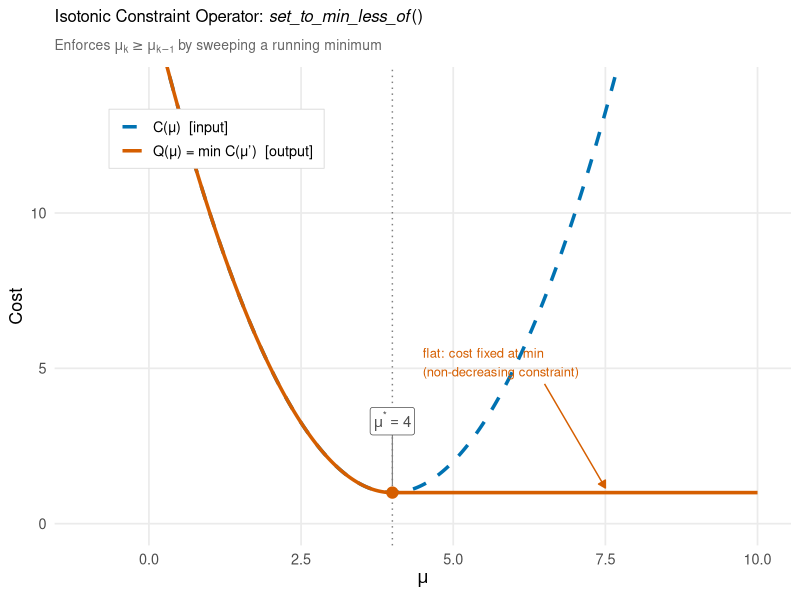

Source code (R):
# figure_set_to_min_less_of.R
# Generates a plot showing the geometric action of set_to_min_less_of:
# the isotonic constraint operator traces the input cost downhill,
# then flatlines at the minimum.

library(ggplot2)

mu <- seq(-1, 10, length.out = 500)

# Input: a simple quadratic cost C(mu) = (mu - 4)^2 + 1
cost_input <- (mu - 4)^2 + 1

# Output: Q(mu) = min_{mu' <= mu} C(mu')
# Follows the parabola down to argmin=4, then flat at cost=1.
cost_output <- ifelse(mu <= 4, cost_input, 1)

df <- data.frame(
  mu   = rep(mu, 2),
  cost = c(cost_input, cost_output),
  curve = rep(c("C(\u03bc)  [input]", "Q(\u03bc) = min C(\u03bc\u2019)  [output]"), each = length(mu))
)
df$curve <- factor(df$curve,
  levels = c("C(\u03bc)  [input]", "Q(\u03bc) = min C(\u03bc\u2019)  [output]"))

p <- ggplot(df, aes(x = mu, y = cost, color = curve, linetype = curve)) +
  geom_line(linewidth = 1.2) +
  scale_color_manual(values = c("#0072B2", "#D55E00")) +
  scale_linetype_manual(values = c("dashed", "solid")) +
  coord_cartesian(xlim = c(-1, 10), ylim = c(0, 14)) +
  geom_vline(xintercept = 4, linetype = "dotted", color = "grey50", linewidth = 0.5) +
  annotate("point", x = 4, y = 1, color = "#D55E00", size = 3.5) +
  annotate("segment", x = 4, xend = 4, y = 1.25, yend = 3.0,
           color = "grey50", linewidth = 0.4, linetype = "solid") +
  annotate("label", x = 4, y = 3.3, label = expression(mu^"*" == 4),
           color = "grey30", hjust = 0.5, size = 3.8,
           fill = "white", linewidth = 0, label.padding = unit(0.2, "lines")) +
  annotate("segment", x = 6.5, xend = 7.5, y = 4.5, yend = 1.15,
           arrow = arrow(length = unit(0.2, "cm"), type = "closed"),
           color = "#D55E00", linewidth = 0.5) +
  annotate("text", x = 4.5, y = 5.2,
           label = "flat: cost fixed at min\n(non-decreasing constraint)",
           color = "#D55E00", hjust = 0, size = 3.3) +
  labs(
    title = expression("Isotonic Constraint Operator: " * italic("set_to_min_less_of") * "()"),
    subtitle = expression("Enforces " * mu[k] >= mu[k-1] * " by sweeping a running minimum"),
    x = expression(mu),
    y = "Cost",
    color = NULL, linetype = NULL
  ) +
  theme_minimal(base_size = 13) +
  theme(
    plot.title    = element_text(size = 12, face = "bold"),
    plot.subtitle = element_text(size = 10, color = "grey40"),
    legend.position = c(0.22, 0.85),
    legend.background = element_rect(fill = "white", color = "grey85", linewidth = 0.3),
    legend.margin = margin(4, 8, 4, 8),
    panel.grid.minor = element_blank()
  )

ggsave("set_to_min_less_of.png", p, width = 6, height = 4, dpi = 200)
cat("Saved set_to_min_less_of.png\n")
